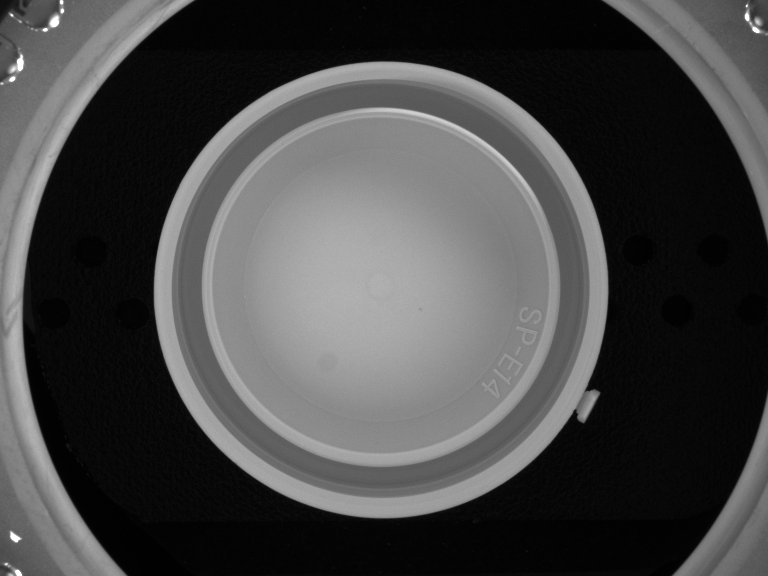
#> input picture images2/g_06.bmp, 768 x 576 px
$ jupyter execute --allow-errors project2.ipynb   (older library calls are emulated)
#> lines starting #> are read from the running program, lines starting #| are printed output that depends on the picture; after the words box and inside, x2 and y2 are one past the last pixel; in counts of white or black regions, pixels touching at a corner belong together
[cell 1]
import numpy as np
import cv2
from matplotlib import pyplot as plt
import time

def cavityNumber(img):

    mimg = cv2.cvtColor(img,cv2.COLOR_RGB2GRAY)

    # find the border of the cap
    circles = cv2.HoughCircles(mimg,cv2.HOUGH_GRADIENT,1,25,param1=150,param2=60,minRadius=220,maxRadius=300)
    if circles is not None:
        circles = np.uint16(np.around(circles))

    cap_c = circles[0][0]

    cv2.circle(img,(cap_c[0],cap_c[1]),cap_c[2],(255,0,0),2)
    cv2.circle(img,(cap_c[0],cap_c[1]),2,(255,0,0),10)

    plt.imshow(img,cmap='gray')
    plt.show()

    # find the annular region that contains the tab
    h,w = img.shape[:2]
    Y, X = np.ogrid[:h, :w]
    dist_from_center = np.sqrt((X - cap_c[0])**2 + (Y-cap_c[1])**2)
    out_cap_mask = dist_from_center <= (cap_c[2]+10)
    mask = dist_from_center >= (cap_c[2]+30)

    mimg[out_cap_mask] = 0
    mimg[mask] = 0

    # segmentation
    tval, mimg = cv2.threshold(mimg, 60, 255, type=cv2.THRESH_BINARY)

    # find the tab
    im2, contours, hierarchy = cv2.findContours(mimg, cv2.RETR_TREE, cv2.CHAIN_APPROX_SIMPLE)
    minCompactness = 1000000
    minIndex = -1
    for i in range(0,len(contours)):
        perimeter = cv2.arcLength(contours[i],True)
        area = cv2.contourArea(contours[i])
        if area > 0:
            compactness = perimeter**2 / area
            if compactness < minCompactness:
                minCompactness = compactness
                minIndex = i

    # calculate the barycenter of the tab
    moments = cv2.moments(contours[minIndex])
    bj = int(moments["m10"] / moments["m00"])
    bi = int(moments["m01"] / moments["m00"])

    # rotate the cap to put the tab on top
    orientation = 90+np.rad2deg(np.arctan2(bi-cap_c[1],bj-cap_c[0]))
    M = cv2.getRotationMatrix2D((cap_c[0],cap_c[1]), orientation, 1)
    rotated = cv2.warpAffine(img, M, (w, h))

    # apply the polar transform
    rotated = rotated[cap_c[1]-cap_c[2]:cap_c[1]+cap_c[2],cap_c[0]-cap_c[2]:cap_c[0]+cap_c[2]]
    rotated = cv2.warpPolar(rotated,(250,400),(cap_c[2],cap_c[2]),cap_c[2],cv2.WARP_POLAR_LINEAR)

    M = cv2.getRotationMatrix2D((125,200), 90, 1)
    rotated = cv2.warpAffine(rotated, M, (w, h))

    rotated = rotated[140:180,190:260]

    plt.imshow(rotated,cmap='gray')
    plt.show()


img1 = cv2.imread("images2/g_06.bmp")
#> img1 is the input picture: shape (576, 768, 3); min 0, max 255, mean 70.3
img2 = cv2.imread("images2/g_07.bmp")
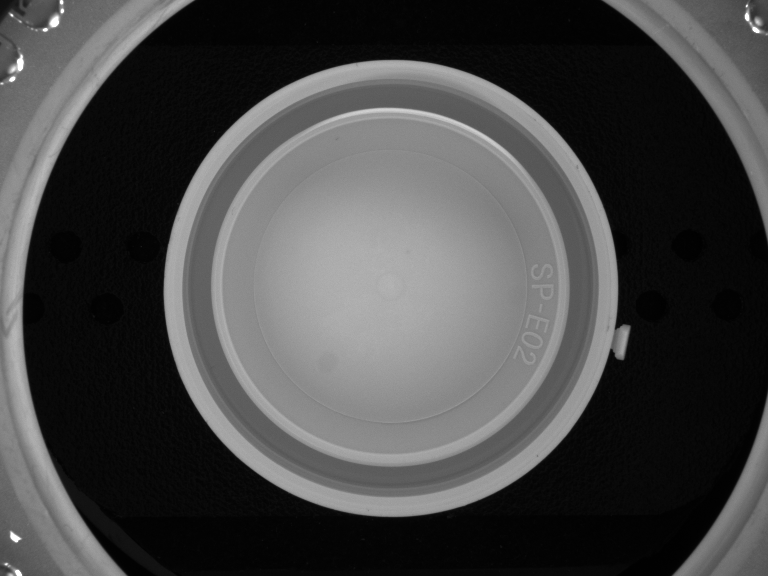
#> input picture images2/g_07.bmp, 768 x 576 px
#> img2 is the input picture: shape (576, 768, 3); min 0, max 255, mean 70.5
img3 = cv2.imread("images2/g_08.bmp")
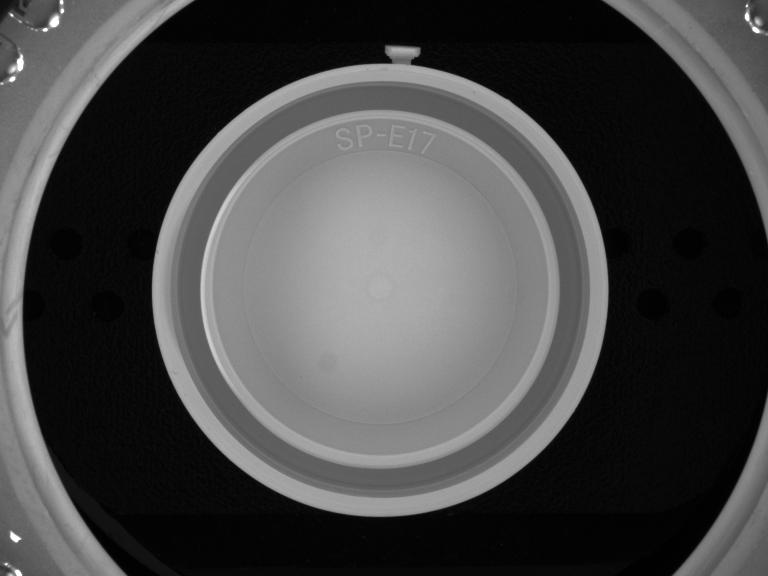
#> input picture images2/g_08.bmp, 768 x 576 px
#> img3 is the input picture: shape (576, 768, 3); min 0, max 255, mean 70.2
img4 = cv2.imread("images2/g_09.bmp")
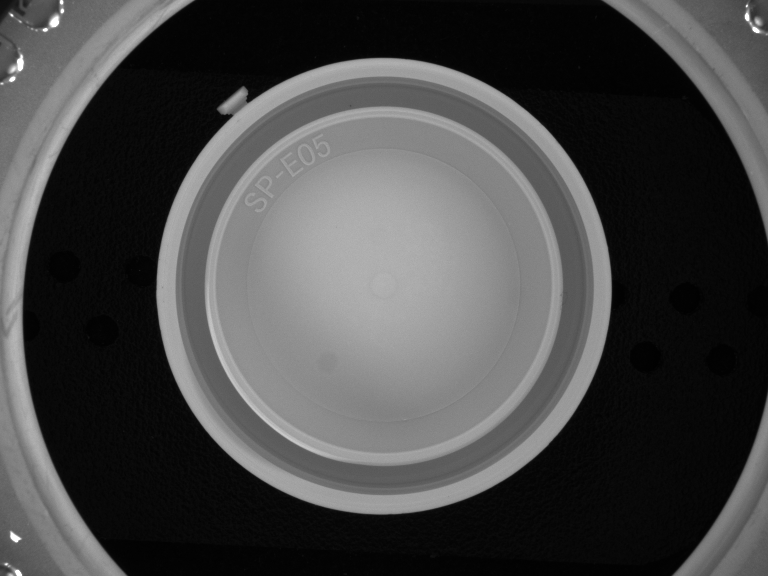
#> input picture images2/g_09.bmp, 768 x 576 px
#> img4 is the input picture: shape (576, 768, 3); min 1, max 255, mean 70.7
img5 = cv2.imread("images2/g_10.bmp")
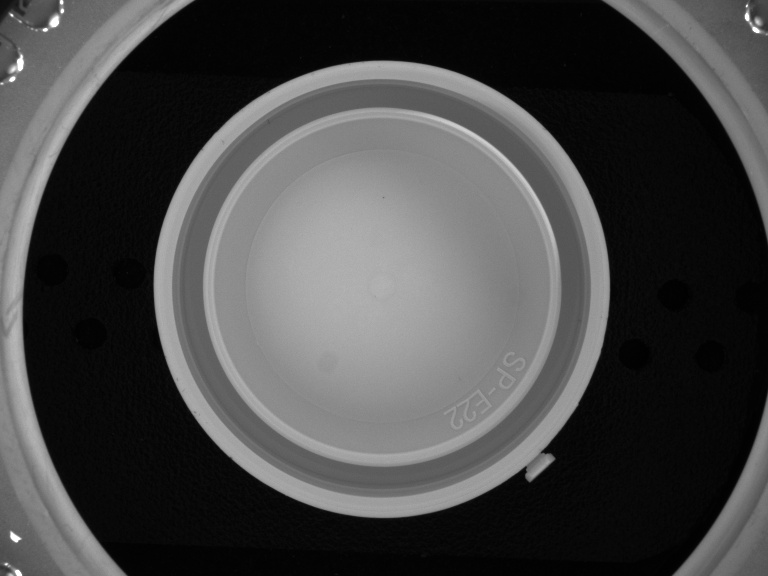
#> input picture images2/g_10.bmp, 768 x 576 px
#> img5 is the input picture: shape (576, 768, 3); min 0, max 255, mean 70.6
img6 = cv2.imread("images2/d_02.bmp")
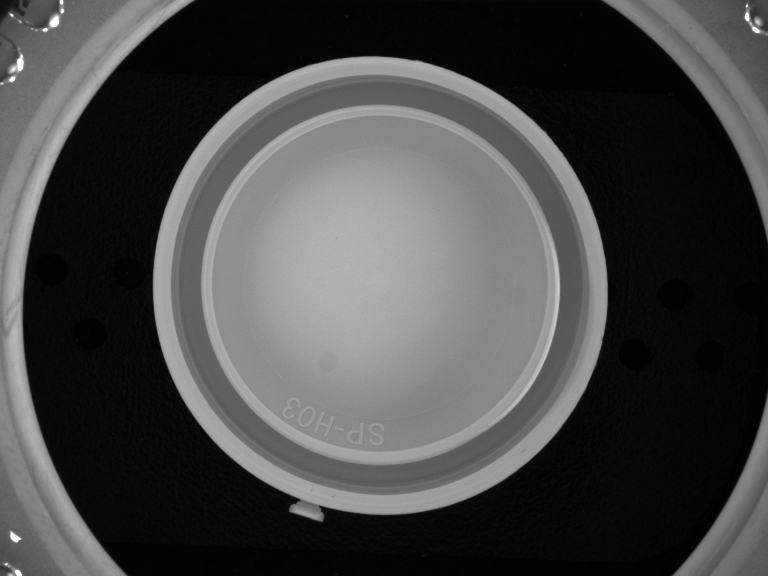
#> input picture images2/d_02.bmp, 768 x 576 px
#> img6 is the input picture: shape (576, 768, 3); min 1, max 255, mean 71.3
img7 = cv2.imread("images2/d_03.bmp")
img8 = cv2.imread("images2/d_04.bmp")
img9 = cv2.imread("images2/d_05.bmp")
img10 = cv2.imread("images2/d_06.bmp")
img11 = cv2.imread("images2/d_07.bmp")
img12 = cv2.imread("images2/d_08.bmp")
img13 = cv2.imread("images2/d_09.bmp")
img14 = cv2.imread("images2/d_10.bmp")
img15 = cv2.imread("images2/d_11.bmp")
img16 = cv2.imread("images2/d_12.bmp")
img17 = cv2.imread("images2/d_13.bmp")
img18 = cv2.imread("images2/d_14.bmp")
img19 = cv2.imread("images2/d_15.bmp")
img20 = cv2.imread("images2/d_16.bmp")
img21 = cv2.imread("images2/d_17.bmp")
img22 = cv2.imread("images2/d_18.bmp")
img23 = cv2.imread("images2/d_19.bmp")
img24 = cv2.imread("images2/d_20.bmp")
img25 = cv2.imread("images2/d_21.bmp")
img26 = cv2.imread("images2/d_22.bmp")
img27 = cv2.imread("images2/d_23.bmp")
img28 = cv2.imread("images2/d_24.bmp")
img29 = cv2.imread("images2/d_01.bmp")


cavityNumber(img1)
#> in cavityNumber, `circles = cv2.HoughCircles(mimg,cv2.HOUGH_GRADIENT,1,25,param1=150,par..`: circles = [[380.5, 289.5, 227.4]]
#> in cavityNumber, `circles = np.uint16(np.around(circles))`: circles = [[380, 290, 227]]
#> in cavityNumber, `cap_c = circles[0][0]`: cap_c = [380, 290, 227]
#> in cavityNumber, `cv2.circle(img,(cap_c[0],cap_c[1]),cap_c[2],(255,0,0),2)`: img: shape (576, 768, 3); 0.97% of pixels changed, all inside (x1, y1, x2, y2) = (152, 62, 609, 519)
#> in cavityNumber, `cv2.circle(img,(cap_c[0],cap_c[1]),2,(255,0,0),10)`: img: shape (576, 768, 3); mean B, G, R 71.8, 69.2, 69.2
#> in cavityNumber, `dist_from_center = np.sqrt((X - cap_c[0])**2 + (Y-cap_c[1])**2)`:
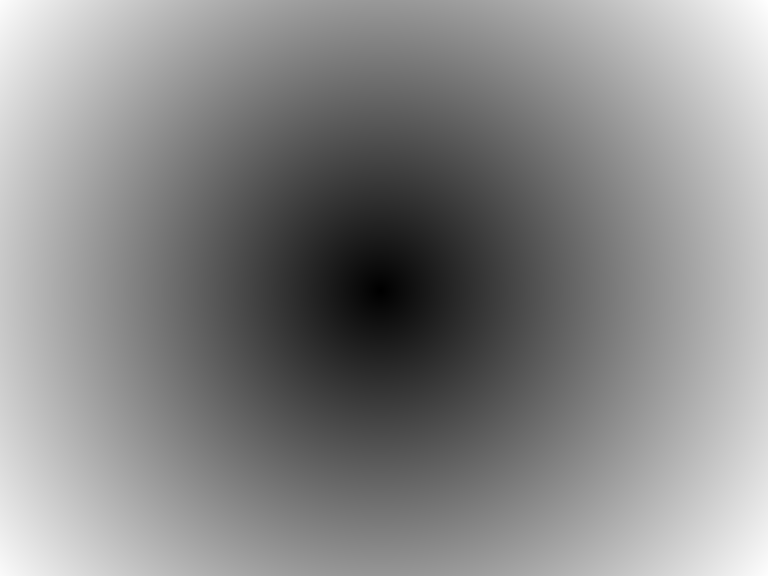
#> dist_from_center: shape (576, 768) float64; min 0, max 483.6, mean 258.7; drawn with min black and max white
#> in cavityNumber, `out_cap_mask = dist_from_center <= (cap_c[2]+10)`:
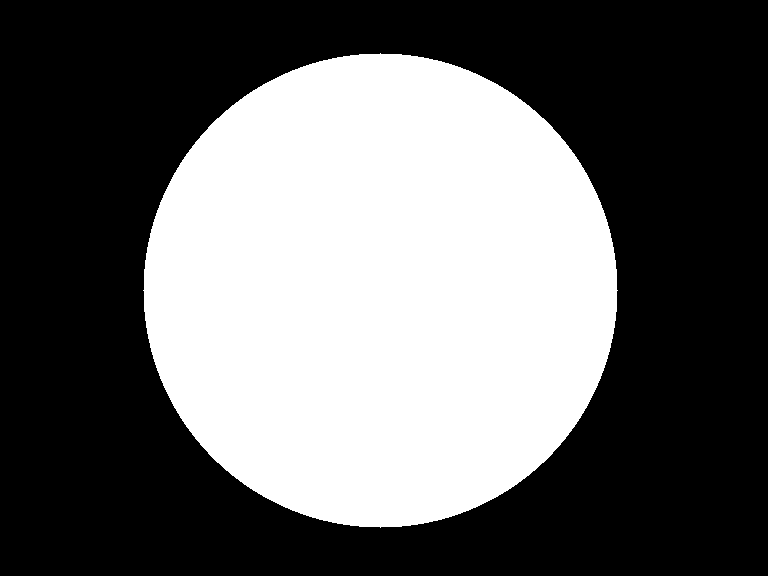
#> out_cap_mask: shape (576, 768) bool; 39.9% white; 1 white region, box (x1, y1, x2, y2) and area: (143, 53, 618, 528) 176401
#> in cavityNumber, `mask = dist_from_center >= (cap_c[2]+30)`: mask: shape (576, 768) bool; 53.1% white; 1 black region, box (x1, y1, x2, y2) and area: (124, 34, 637, 547) 207453
#> in cavityNumber, `mimg[mask] = 0`:
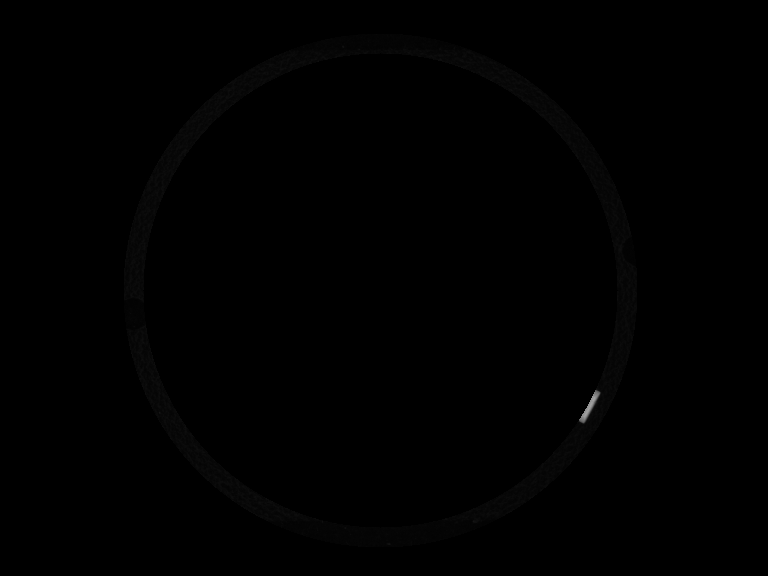
#> mimg: shape (576, 768); min 0, max 162, mean 0.5
#> in cavityNumber, `tval, mimg = cv2.threshold(mimg, 60, 255, type=cv2.THRESH_BINARY)`: mimg: shape (576, 768); 0.05% white; 1 white region
#> in cavityNumber, `im2, contours, hierarchy = cv2.findContours(mimg, cv2.RETR_TREE, cv2.C..`: contours = 1 contour; box (x1, y1, x2, y2) and area: (579, 390, 600, 423) 169
#> the loop in cavityNumber, `for i in range(0,len(contours)):` made 1 pass
#> (perimeter, area, compactness, minCompactness, minIndex) on pass 1: (82.91, 169, 40.68, 40.68, 0)
#> after the loop in cavityNumber, `for i in range(0,len(contours)):`: minCompactness = 40.68; minIndex = 0
#> in cavityNumber, `moments = cv2.moments(contours[minIndex])`: moments = moments, m00 169, centre m10/m00, m01/m00 = (589.4, 406.4)
#> in cavityNumber, `bj = int(moments["m10"] / moments["m00"])`: bj = 589
#> in cavityNumber, `bi = int(moments["m01"] / moments["m00"])`: bi = 406
#> in cavityNumber, `orientation = 90+np.rad2deg(np.arctan2(bi-cap_c[1],bj-cap_c[0]))`: orientation = 119
#> in cavityNumber, `M = cv2.getRotationMatrix2D((cap_c[0],cap_c[1]), orientation, 1)`: M = [[-0.485, 0.874, 310.8], [-0.874, -0.485, 763]]
cavityNumber(img2)
#> in cavityNumber (call 2), `cv2.circle(img,(cap_c[0],cap_c[1]),cap_c[2],(255,0,0),2)`: img: shape (576, 768, 3); 0.97% of pixels changed, all inside (x1, y1, x2, y2) = (162, 58, 619, 515)
#> in cavityNumber (call 2), `cv2.circle(img,(cap_c[0],cap_c[1]),2,(255,0,0),10)`: img: shape (576, 768, 3); mean B, G, R 72, 69.4, 69.4
#> in cavityNumber (call 2), `out_cap_mask = dist_from_center <= (cap_c[2]+10)`: out_cap_mask: shape (576, 768) bool; 39.9% white; 1 white region, box (x1, y1, x2, y2) and area: (153, 49, 628, 524) 176401
#> in cavityNumber (call 2), `mask = dist_from_center >= (cap_c[2]+30)`: mask: shape (576, 768) bool; 53.1% white; 1 black region, box (x1, y1, x2, y2) and area: (134, 30, 647, 543) 207453
#> in cavityNumber (call 2), `tval, mimg = cv2.threshold(mimg, 60, 255, type=cv2.THRESH_BINARY)`: mimg: shape (576, 768); 0.05% white; 1 white region
#> in cavityNumber (call 2), `im2, contours, hierarchy = cv2.findContours(mimg, cv2.RETR_TREE, cv2.C..`: contours = 1 contour; box (x1, y1, x2, y2) and area: (617, 325, 631, 360) 200
#> the loop in cavityNumber (call 2), `for i in range(0,len(contours)):` made 1 pass
#> (perimeter, area, compactness, minCompactness, minIndex) on pass 1: (84.63, 200, 35.81, 35.81, 0)
cavityNumber(img3)
#> in cavityNumber (call 3), `circles = cv2.HoughCircles(mimg,cv2.HOUGH_GRADIENT,1,25,param1=150,par..`: circles = [[382.5, 290.5, 227.4]]
#> in cavityNumber (call 3), `circles = np.uint16(np.around(circles))`: circles = [[382, 290, 227]]
#> in cavityNumber (call 3), `cap_c = circles[0][0]`: cap_c = [382, 290, 227]
#> in cavityNumber (call 3), `cv2.circle(img,(cap_c[0],cap_c[1]),cap_c[2],(255,0,0),2)`: img: shape (576, 768, 3); 0.97% of pixels changed, all inside (x1, y1, x2, y2) = (154, 62, 611, 519)
#> in cavityNumber (call 3), `cv2.circle(img,(cap_c[0],cap_c[1]),2,(255,0,0),10)`: img: shape (576, 768, 3); mean B, G, R 71.7, 69.2, 69.2
#> in cavityNumber (call 3), `out_cap_mask = dist_from_center <= (cap_c[2]+10)`: out_cap_mask: shape (576, 768) bool; 39.9% white; 1 white region, box (x1, y1, x2, y2) and area: (145, 53, 620, 528) 176401
#> in cavityNumber (call 3), `mask = dist_from_center >= (cap_c[2]+30)`:
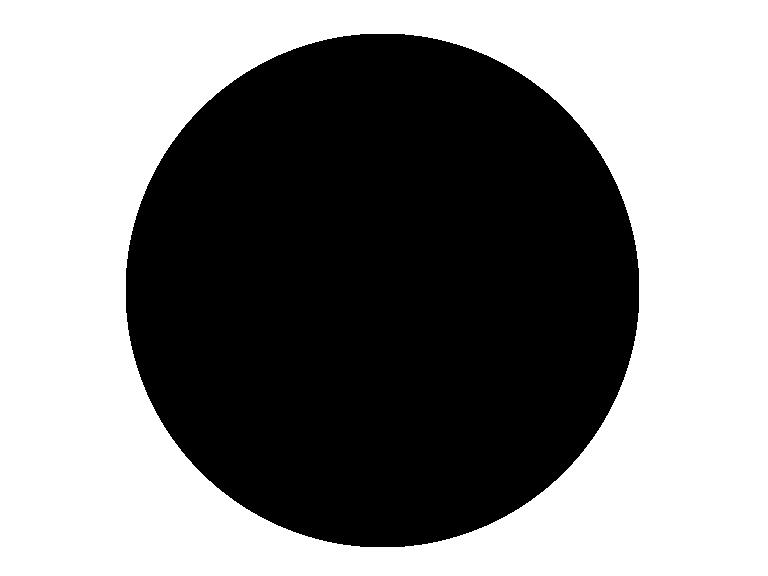
#> mask: shape (576, 768) bool; 53.1% white; 1 black region, box (x1, y1, x2, y2) and area: (126, 34, 639, 547) 207453
#> in cavityNumber (call 3), `tval, mimg = cv2.threshold(mimg, 60, 255, type=cv2.THRESH_BINARY)`: mimg: shape (576, 768); 0.07% white; 1 white region
#> in cavityNumber (call 3), `im2, contours, hierarchy = cv2.findContours(mimg, cv2.RETR_TREE, cv2.C..`: contours = 1 contour; box (x1, y1, x2, y2) and area: (385, 45, 421, 56) 260
#> the loop in cavityNumber (call 3), `for i in range(0,len(contours)):` made 1 pass
#> (perimeter, area, compactness, minCompactness, minIndex) on pass 1: (84.73, 259.5, 27.66, 27.66, 0)
#> after the loop in cavityNumber (call 3), `for i in range(0,len(contours)):`: minCompactness = 27.66; minIndex = 0
#> in cavityNumber (call 3), `moments = cv2.moments(contours[minIndex])`: moments = moments, m00 259.5, centre m10/m00, m01/m00 = (402.5, 49.87)
#> in cavityNumber (call 3), `bj = int(moments["m10"] / moments["m00"])`: bj = 402
#> in cavityNumber (call 3), `bi = int(moments["m01"] / moments["m00"])`: bi = 49
#> in cavityNumber (call 3), `orientation = 90+np.rad2deg(np.arctan2(bi-cap_c[1],bj-cap_c[0]))`: orientation = 4.74
#> in cavityNumber (call 3), `M = cv2.getRotationMatrix2D((cap_c[0],cap_c[1]), orientation, 1)`: M = [[0.997, 0.0827, -22.68], [-0.0827, 0.997, 32.59]]
#> in cavityNumber (call 3), `rotated = rotated[140:180,190:260]`:
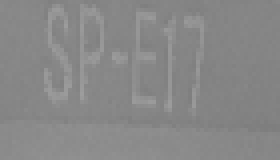
#> rotated: shape (40, 70, 3) (shown 4 times larger); min 126, max 157, mean 135.9
cavityNumber(img4)
#> in cavityNumber (call 4), `im2, contours, hierarchy = cv2.findContours(mimg, cv2.RETR_TREE, cv2.C..`: contours = 1 contour; box (x1, y1, x2, y2) and area: (217, 86, 248, 114) 257
cavityNumber(img5)
#> in cavityNumber (call 5), `im2, contours, hierarchy = cv2.findContours(mimg, cv2.RETR_TREE, cv2.C..`: contours = 1 contour; box (x1, y1, x2, y2) and area: (526, 455, 555, 482) 151
cavityNumber(img6)
#> in cavityNumber (call 6), `im2, contours, hierarchy = cv2.findContours(mimg, cv2.RETR_TREE, cv2.C..`: contours = 1 contour; box (x1, y1, x2, y2) and area: (289, 506, 324, 522) 146
#> (the rest of this cell did not finish here and is left out)
